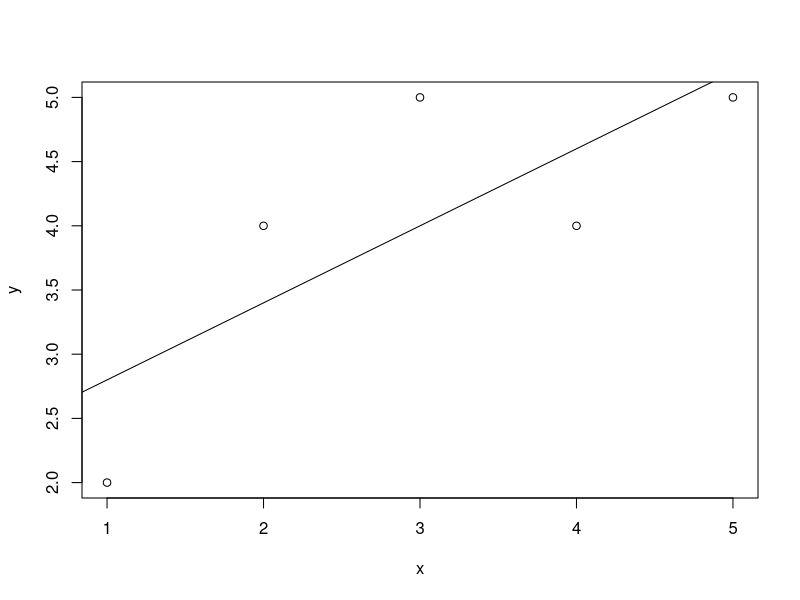

Write the R code that produced this figure.
# Einfache lineare Regression mit der Methode der kleinsten Quadrate
x <- c(1, 2, 3, 4, 5)                      # erklärende Variable #@x
y <- c(2, 4, 5, 4, 5)                      # Zielgröße #@y
mx <- mean(x); my <- mean(y)               # Schwerpunkt der Punktwolke #@m
Sxy <- sum((x - mx) * (y - my))            # Summe der Kreuzprodukte #@sxy
Sxx <- sum((x - mx)^2)                     # Summe der Quadrate in x #@sxx
b <- Sxy / Sxx                             # Steigung #@b
a <- my - b * mx                           # Achsenabschnitt: Gerade geht durch (mx, my) #@a
yhat <- a + b * x                          # vorhergesagte Werte auf der Geraden #@yhat
res <- y - yhat                            # Residuen: Abstand senkrecht zur x-Achse #@res
R2 <- 1 - sum(res^2) / sum((y - my)^2)     # Bestimmtheitsmaß #@R2
cat("y =", a, "+", b, "x   R^2 =", R2, "\n")   #@out
fit <- lm(y ~ x); coef(fit); summary(fit)$r.squared   # eingebaut
plot(x, y); abline(fit)                    # Punktwolke mit Ausgleichsgerade
